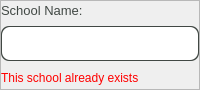
               <widget class="QFrame" name="SchoolNameFrame_2">
                <property name="maximumSize">
                 <size>
                  <width>500</width>
                  <height>90</height>
                 </size>
                </property>
                <property name="frameShape">
                 <enum>QFrame::StyledPanel</enum>
                </property>
                <property name="frameShadow">
                 <enum>QFrame::Raised</enum>
                </property>
                <layout class="QVBoxLayout" name="verticalLayout_12">
                 <property name="leftMargin">
                  <number>0</number>
                 </property>
                 <property name="topMargin">
                  <number>0</number>
                 </property>
                 <property name="rightMargin">
                  <number>0</number>
                 </property>
                 <property name="bottomMargin">
                  <number>0</number>
                 </property>
                 <item>
                  <widget class="QLabel" name="SchoolNameSignInLabel_2">
                   <property name="maximumSize">
                    <size>
                     <width>16777215</width>
                     <height>19</height>
                    </size>
                   </property>
                   <property name="font">
                    <font>
                     <family>Arial</family>
                     <pointsize>10</pointsize>
                    </font>
                   </property>
                   <property name="text">
                    <string>&lt;html&gt;&lt;head/&gt;&lt;body&gt;&lt;p&gt;&lt;span style=&quot; color:#414844;&quot;&gt;School Name:&lt;/span&gt;&lt;/p&gt;&lt;/body&gt;&lt;/html&gt;</string>
                   </property>
                  </widget>
                 </item>
                 <item>
                  <widget class="QFrame" name="SchoolNameBorder_4">
                   <property name="maximumSize">
                    <size>
                     <width>600</width>
                     <height>35</height>
                    </size>
                   </property>
                   <property name="styleSheet">
                    <string notr="true">background-color: #414844;
border-radius:8px;</string>
                   </property>
                   <property name="frameShape">
                    <enum>QFrame::StyledPanel</enum>
                   </property>
                   <property name="frameShadow">
                    <enum>QFrame::Raised</enum>
                   </property>
                   <layout class="QHBoxLayout" name="horizontalLayout_7">
                    <property name="spacing">
                     <number>0</number>
                    </property>
                    <property name="leftMargin">
                     <number>1</number>
                    </property>
                    <property name="topMargin">
                     <number>1</number>
                    </property>
                    <property name="rightMargin">
                     <number>1</number>
                    </property>
                    <property name="bottomMargin">
                     <number>1</number>
                    </property>
                    <item>
                     <widget class="QFrame" name="frame_14">
                      <property name="maximumSize">
                       <size>
                        <width>16777215</width>
                        <height>35</height>
                       </size>
                      </property>
                      <property name="styleSheet">
                       <string notr="true">background-color: rgb(255, 255, 255);
border-radius: 8px;</string>
                      </property>
                      <property name="frameShape">
                       <enum>QFrame::StyledPanel</enum>
                      </property>
                      <property name="frameShadow">
                       <enum>QFrame::Raised</enum>
                      </property>
                      <layout class="QVBoxLayout" name="verticalLayout_13">
                       <property name="spacing">
                        <number>0</number>
                       </property>
                       <property name="leftMargin">
                        <number>5</number>
                       </property>
                       <property name="topMargin">
                        <number>5</number>
                       </property>
                       <property name="rightMargin">
                        <number>5</number>
                       </property>
                       <property name="bottomMargin">
                        <number>5</number>
                       </property>
                       <item>
                        <widget class="QLineEdit" name="schoolNameSignUp">
                         <property name="sizePolicy">
                          <sizepolicy hsizetype="Expanding" vsizetype="Preferred">
                           <horstretch>0</horstretch>
                           <verstretch>0</verstretch>
                          </sizepolicy>
                         </property>
                         <property name="minimumSize">
                          <size>
                           <width>0</width>
                           <height>25</height>
                          </size>
                         </property>
                        </widget>
                       </item>
                      </layout>
                     </widget>
                    </item>
                   </layout>
                  </widget>
                 </item>
                 <item>
                  <widget class="QLabel" name="school_name_error">
                   <property name="styleSheet">
                    <string notr="true">color: rgb(255, 0, 0);</string>
                   </property>
                   <property name="text">
                    <string>This school already exists</string>
                   </property>
                  </widget>
                 </item>
                </layout>
               </widget>
